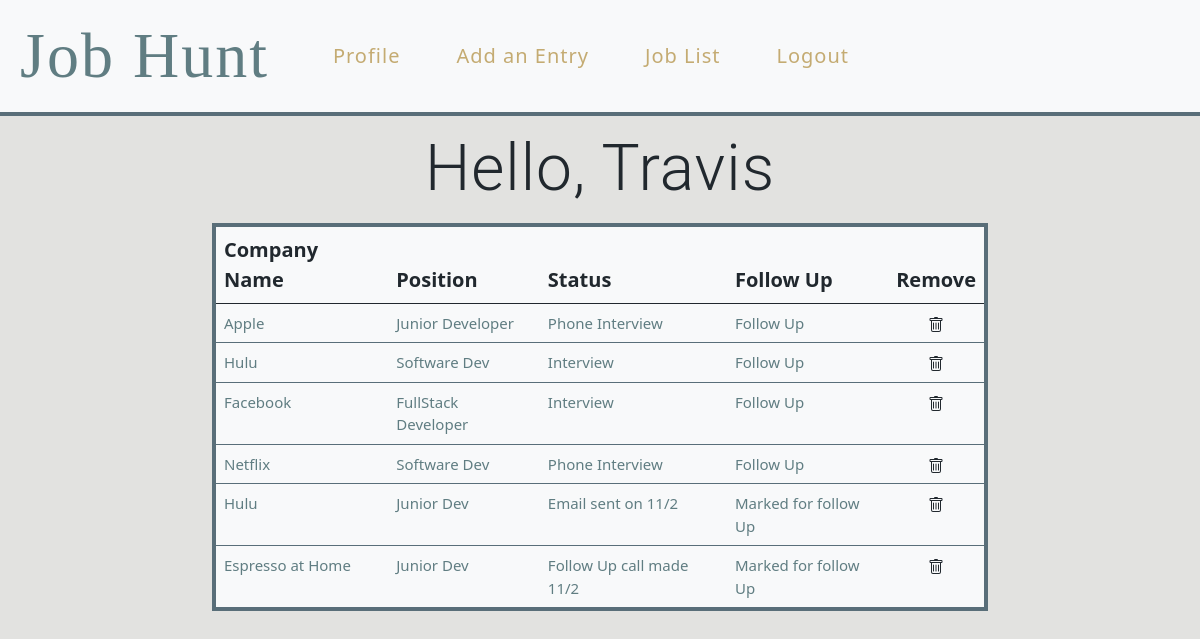
/jobs (signed in), run on an earlier commit of the app's database.
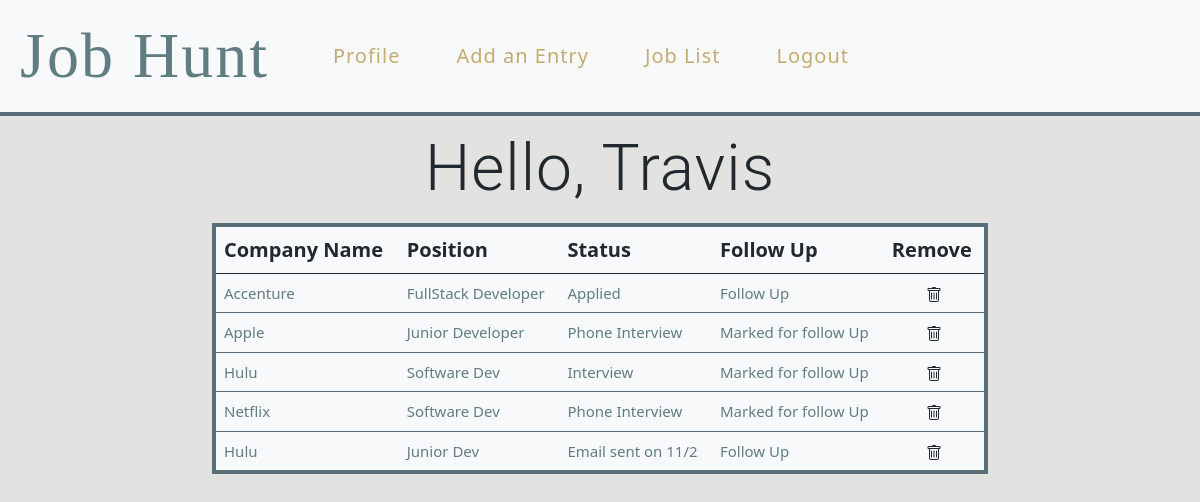
And on a later commit of the database.
### jobHuntApp/models.py (models this page shows)
class User(models.Model):
    first_name = models.CharField(max_length=255)
    last_name = models.CharField(max_length=255)
    email = models.CharField(max_length=255)
    password = models.TextField()
    created_at = models.DateTimeField(auto_now_add=True)
    updated_at = models.DateTimeField(auto_now=True)
    objects = UserManager()

class Job(models.Model):
    company_name = models.CharField(max_length=50)
    position = models.CharField(max_length=50)
    status = models.CharField(max_length=50)
    created_by = models.ForeignKey(User, related_name="jobs", on_delete=models.CASCADE, null=True)
    users_follow_up = models.ManyToManyField(User, related_name="jobs_users_marked")
    created_at = models.DateTimeField(auto_now_add=True)
    updated_at = models.DateTimeField(auto_now=True)
    objects = JobManager()

### jobHuntApp/views.py (the view)
# urls.py: path('jobs', views.jobs),
def jobs(request):
    if 'user_id' not in request.session:
        return redirect('/')
    context ={
        'user': User.objects.get(id=request.session
        ['user_id']),
        'all_jobs': Job.objects.all()
    }
    return render(request, "jobs.html", context)

### jobHuntApp/templates/jobs.html (shortened to what this page needs)
<!DOCTYPE html>
<html>
    <head>
        <link href="https://cdn.jsdelivr.net/npm/bootstrap@5.1.0/dist/css/bootstrap.min.css" rel="stylesheet">
        <link rel="stylesheet" href="/static/css/style.css">
    </head>
    <body>
    {% include "navBar.html" %}
        <div class="container text-center">
        <h1 class="display-3 text-center">Hello, {{user.first_name}} </h1>
        </div>
        <div class="container" style="width: 800px">
            <table class="table table-hover table-light data_table">
            <thead>
                <tr>
                <th scope="col">Company Name</th>
                <th scope="col">Position </th>
                <th scope="col">Status</th>
                <th scope="col">Follow Up</th>
                <th scope="col">Remove</th>
                </tr>
            </thead>
            <tbody>
                <tr>
            {% for job in all_jobs reversed%}
                {% if job.created_by.id == user.id %}
                    <td><a href="/jobs/{{job.id}}/edit">{{job.company_name}}</a></td>
                    <td>{{job.position}}</td>
                    <td>{{job.status}}</td>
                    {% if job.users_follow_up.all %}
                        <td><a href="/followUp/{{job.id}}"> Marked for follow Up</a></td>
                    {% else %}
                        <td><a href="/followUp/{{job.id}}"> Follow Up</a></td>
                    {% endif %}
                    <td class="text-center trash_can"><a href="/jobs/{{job.id}}/delete">
                    </a></td>
                    </tr>
                {% endif %}
            {%endfor%}
            </tbody>
            </table>
        </div>
    </body>
</html>

### jobHuntApp/templates/navBar.html (shortened to what this page needs)
<nav class="navbar navbar-expand-lg navbar-light bg-light">
    <a class="navbar-brand app_title" href="/jobs">Job Hunt</a>
    <div class="collapse navbar-collapse" id="navbarTextTitle">
        <ul class="navbar-nav mr-auto">
            <li class="nav-item active">
                <a class="nav-link" href="/profile">Profile</a>
            </li>
            <li class="nav-item">
                <a class="nav-link" href="/addlisting">Add an Entry</a>
            </li>
            <li class="nav-item active">
                <a class="nav-link" href="/jobs">Job List</a>
            </li>
            <li class="nav-item">
                <a class="nav-link" href="/logout">Logout</a>
            </li>
        </ul>
    </div>
</nav>

### jobHuntApp/static/css/style.css (style rules this page uses)
* { color: #21282e; }
body { background-color: #e2e2e0; }
h1 { margin: 15px; font-family: 'Roboto', sans-serif; letter-spacing: 1px; }
th { font-size: 20px; }
td { color: #607d82; font-size: 15px; }
a { text-decoration: none; color: #607d82; }
ul { list-style-type: none; font-size: 14px; letter-spacing: 1px; }
.trash_can { margin-left: 2px; }
.navbar { border-bottom: 4px #596E79 solid; background-color: #d4cbbc; }
.navbar-nav li { padding: 0 20px; letter-spacing: 1px; font-size: 20px; }
.navbar-light .navbar-nav .nav-link { color: #c4ab72; }
.app_title { font-size: 4rem; padding: 0 20px; letter-spacing: 2px; font-family: Bright; }
.data_table, .card { border: 4px #596E79 solid; }
.navbar-light .navbar-brand { color: #607d82; }

What changed in the data, as far as the page shows it:
removed Job: company_name "Facebook", position "FullStack Developer", status "Interview"
removed Job: company_name "Espresso at Home", position "Junior Dev", status "Follow Up call made 11/2"
added Job: company_name "Accenture", position "FullStack Developer", status "Applied"
changed Job "Apple": text "Follow Up" → "Marked for follow Up"
changed Job "Interview": text "Follow Up" → "Marked for follow Up"
changed Job "Netflix": text "Follow Up" → "Marked for follow Up"
changed Job "Junior Dev": text "Marked for follow Up" → "Follow Up"
